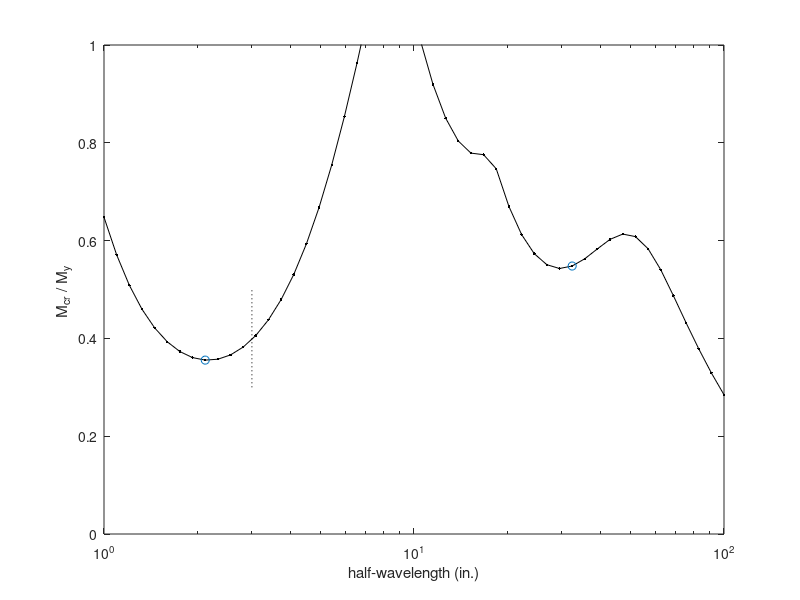

This figure's MATLAB source: (Note: this script raises an error after producing the figure.)
%BWS
%May 2005
%Post-processing an analysis
%
clear all
close all
%
currentlocation=['c:\ben\cufsm\cufsm_working\cufsm3\source'];
addpath([currentlocation]);
addpath([currentlocation,'\analysis']);
addpath([currentlocation,'\analysis\GBTconstraints']);
addpath([currentlocation,'\helpers']);
addpath([currentlocation,'\interface']);
addpath([currentlocation,'\plotters']);
%
%minimum inputs
load panel_mxtopfree
Fy=50;
b=3;
length_index_plotted=[9 38]
label=['Panel (AISI 2002 Ex. I-14)'];
%
%Figures
figure(1)
semilogx(curve(:,1),curve(:,2),'k.-')
axis([1 100 0 1])
hold on,plot([b b],[0.3 0.5],'k:'),hold off
xlabel('half-wavelength (in.)')
ylabel('M_{cr} / M_y ') 
hold on
semilogx(curve(length_index_plotted,1),curve(length_index_plotted,2),'o')
hold off
%embelish the plot a bit with the cross-section
scale=1;
[A,xcg,zcg,Ixx,Izz,Ixz,thetap,I11,I22]=grosprop(node,elem);
unsymm=0;
[Py,Mxx_y,Mzz_y,M11_y,M22_y]=yieldMP(node,Fy,A,xcg,zcg,Ixx,Izz,Ixz,thetap,I11,I22,unsymm)
%flags:[node# element# mat# stress# stresspic coord constraints springs origin] 1 means show
flags=[0 0 0 0 0 0 1 1 1]; %these flags control what is plotted, node#, elem#
axesnum=axes('Units','normalized','Position',[0.14 0.65 0.5 0.25],'visible','off');
strespic(node,elem,axesnum,scale)
%crossect(node,elem,axesnum,springs,constraints,flags)
%propplot(node,elem,xcg,zcg,thetap,axesnum)
title(label)
text(1,b/2,['M_y=',num2str(Mxx_y,'%4.2f'),'kip-in.']);
%
%and with the mode shapes
scale=1;
modeindex=1;
undefv=1;
scale=1;
springs=0;
%local
axesshape=axes('Units','normalized','Position',[0.14 0.05 0.5 0.25],'visible','off');
scale=0.5;
lengthindex=length_index_plotted(1);
dispshap(undefv,node,elem,shapes(:,lengthindex,modeindex),axesshape,scale,springs);
title(['Local M_{cr}/M_y=',num2str(curve(lengthindex,2),'%2.2f')])
%distortional
axesshape=axes('Units','normalized','Position',[0.34 0.22 0.5 0.25],'visible','off');
scale=0.5;
lengthindex=length_index_plotted(2);
dispshap(undefv,node,elem,shapes(:,lengthindex,modeindex),axesshape,scale,springs);
title(['Distortional M_{cr}/M_y=',num2str(curve(lengthindex,2),'%2.2f')])
%LTB
% axesshape=axes('Units','normalized','Position',[0.68 0.2 0.25 0.25],'visible','off');
% scale=-1;
% lengthindex=length_index_plotted(3);
% dispshap(undefv,node,elem,shapes(:,lengthindex,modeindex),axesshape,scale,springs);
% title('Lateral-torsional')
%title(['Lateral-torsional M_{cr}/M_y=',num2str(curve(lengthindex,2),'%2.2f')])


